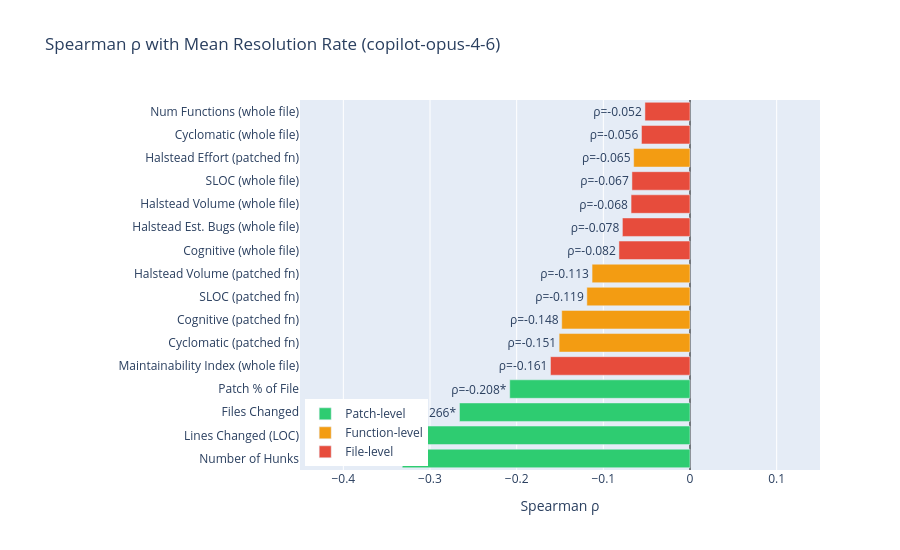

The notebook cell this image was saved under:
### Code cell
tier_colors = {"Patch-level": "#2ecc71", "Function-level": "#f39c12", "File-level": "#e74c3c"}
plot_df = corr_df.sort_values("spearman_rho")

fig = go.Figure()
fig.add_trace(
    go.Bar(
        y=[r["metric"] for _, r in plot_df.iterrows()],
        x=plot_df["spearman_rho"],
        orientation="h",
        marker_color=[tier_colors[t] for t in plot_df["tier"]],
        text=[f"\u03c1={r['spearman_rho']:.3f}{'*' if r['significant'] else ''}" for _, r in plot_df.iterrows()],
        textposition="outside",
        showlegend=False,
    )
)
for tier, color in tier_colors.items():
    fig.add_trace(go.Bar(y=[None], x=[None], orientation="h", marker_color=color, name=tier, showlegend=True))

fig.update_layout(
    title=f"Spearman \u03c1 with Mean Resolution Rate ({ANALYSIS_SETUP})",
    xaxis_title="Spearman \u03c1",
    height=550,
    width=900,
    margin={"l": 300},
    xaxis={"range": [-0.45, 0.15], "zeroline": True, "zerolinecolor": "black", "zerolinewidth": 1},
    legend={"x": 0.01, "y": 0.01},
)
fig.show()

### Figure 1 — Plotly figure (JSON) as saved in the notebook; plotly's stock layout.template omitted (floating-point values rounded to 4 significant figures)
{"data": [{"marker": {"color": ["#2ecc71", "#2ecc71", "#2ecc71", "#2ecc71", "#e74c3c", "#f39c12", "#f39c12", "#f39c12", "#f39c12", "#e74c3c", "#e74c3c", "#e74c3c", "#e74c3c", "#f39c12", "#e74c3c", "#e74c3c"]}, "orientation": "h", "showlegend": false, "text": ["ρ=-0.332*", "ρ=-0.323*", "ρ=-0.266*", "ρ=-0.208*", "ρ=-0.161", "ρ=-0.151", "ρ=-0.148", "ρ=-0.119", "ρ=-0.113", "ρ=-0.082", "ρ=-0.078", "ρ=-0.068", "ρ=-0.067", "ρ=-0.065", "ρ=-0.056", "ρ=-0.052"], "textposition": "outside", "type": "bar", "x": [-0.332, -0.323, -0.266, -0.208, -0.161, -0.151, -0.148, -0.119, -0.113, -0.082, -0.078, -0.068, -0.067, -0.065, -0.056, -0.052], "y": ["Number of Hunks", "Lines Changed (LOC)", "Files Changed", "Patch % of File", "Maintainability Index (whole file)", "Cyclomatic (patched fn)", "Cognitive (patched fn)", "SLOC (patched fn)", "Halstead Volume (patched fn)", "Cognitive (whole file)", "Halstead Est. Bugs (whole file)", "Halstead Volume (whole file)", "SLOC (whole file)", "Halstead Effort (patched fn)", "Cyclomatic (whole file)", "Num Functions (whole file)"]}, {"marker": {"color": "#2ecc71"}, "name": "Patch-level", "orientation": "h", "showlegend": true, "type": "bar", "x": [null], "y": [null]}, {"marker": {"color": "#f39c12"}, "name": "Function-level", "orientation": "h", "showlegend": true, "type": "bar", "x": [null], "y": [null]}, {"marker": {"color": "#e74c3c"}, "name": "File-level", "orientation": "h", "showlegend": true, "type": "bar", "x": [null], "y": [null]}], "layout": {"height": 550, "legend": {"x": 0.01, "y": 0.01}, "margin": {"l": 300}, "title": {"text": "Spearman ρ with Mean Resolution Rate (copilot-opus-4-6)"}, "width": 900, "xaxis": {"range": [-0.45, 0.15], "title": {"text": "Spearman ρ"}, "zeroline": true, "zerolinecolor": "black", "zerolinewidth": 1}}}
